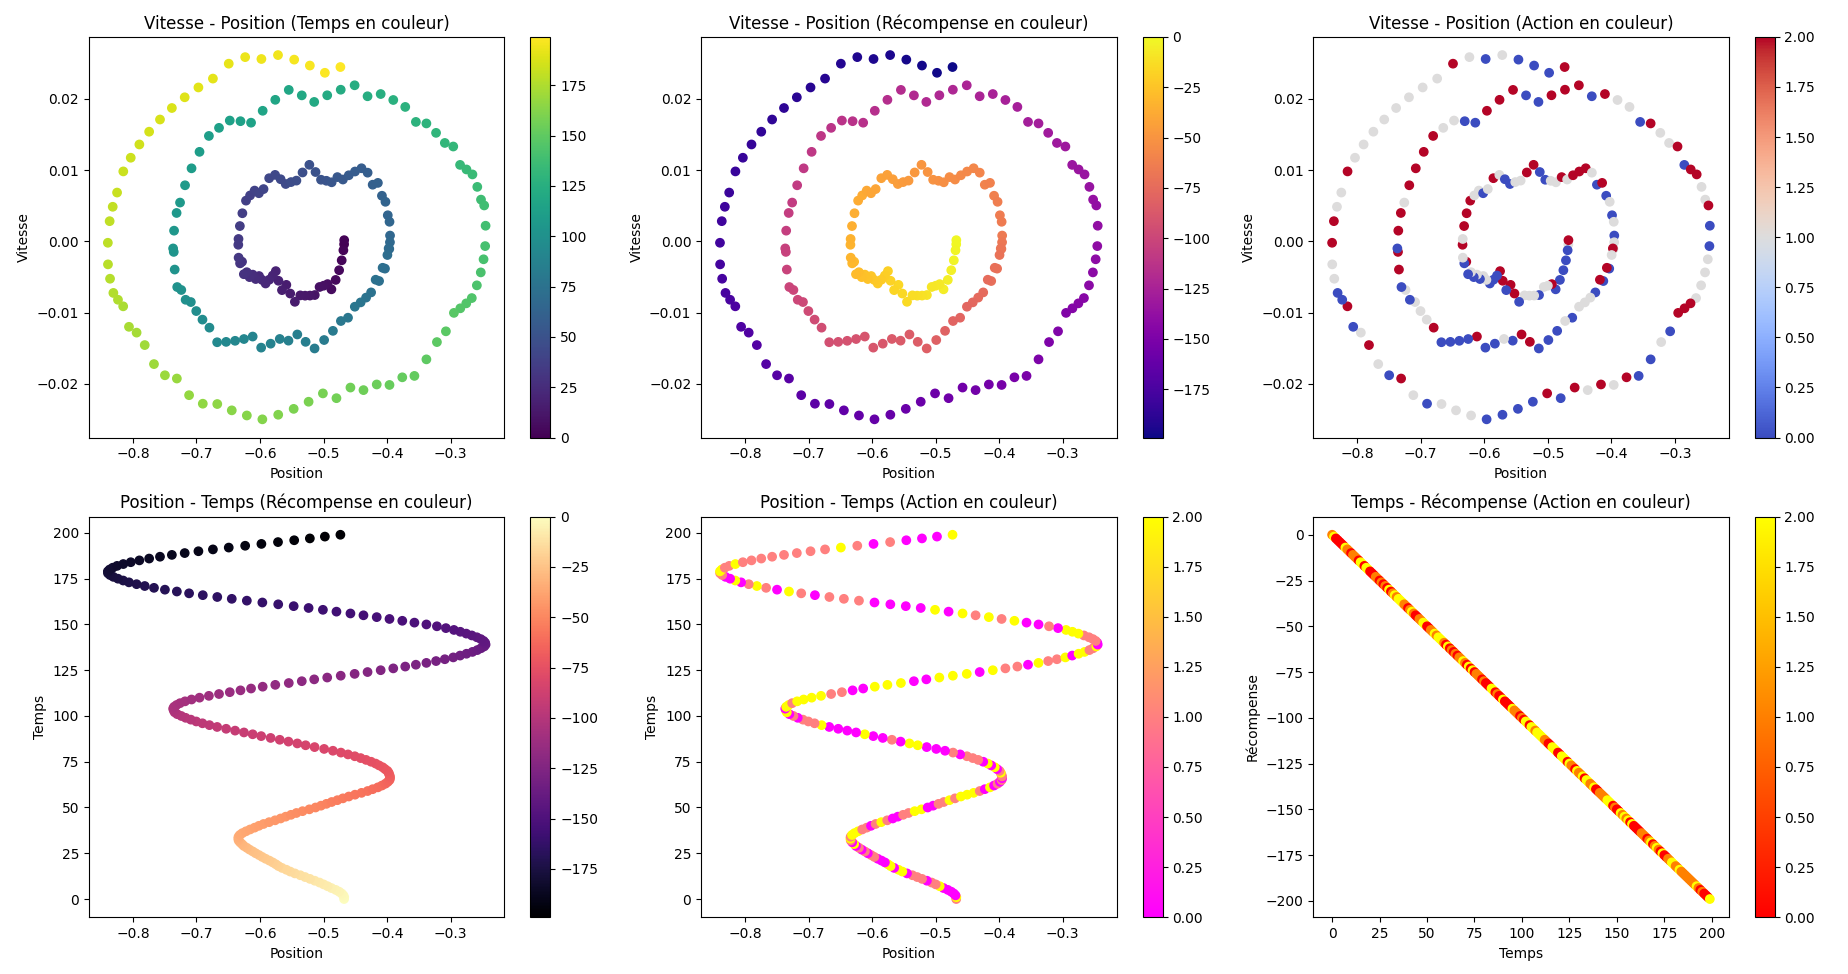

This figure's Python source:
import matplotlib.pyplot as plt
import gym
import numpy as np


env = gym.make('MountainCar-v0')


positions = []
velocities = []
times = []
rewards = []
actions = []
cumulative_rewards = [0] 


env.reset()
for t in range(200):
    action = env.action_space.sample()
    observation, reward, done, _, _ = env.step(action)
    positions.append(observation[0])
    velocities.append(observation[1])
    times.append(t)
    rewards.append(reward)
    actions.append(action)
    cumulative_rewards.append(cumulative_rewards[-1] + reward)
    if done:
        break


cumulative_rewards.pop()


env.close()


fig, axs = plt.subplots(2, 3, figsize=(18, 10))


sc1 = axs[0, 0].scatter(positions, velocities, c=times, cmap='viridis')
plt.colorbar(sc1, ax=axs[0, 0])
axs[0, 0].set_title("Vitesse - Position (Temps en couleur)")
axs[0, 0].set_xlabel("Position")
axs[0, 0].set_ylabel("Vitesse")


sc2 = axs[0, 1].scatter(positions, velocities, c=cumulative_rewards, cmap='plasma')
plt.colorbar(sc2, ax=axs[0, 1])
axs[0, 1].set_title("Vitesse - Position (Récompense en couleur)")
axs[0, 1].set_xlabel("Position")
axs[0, 1].set_ylabel("Vitesse")


sc3 = axs[0, 2].scatter(positions, velocities, c=actions, cmap='coolwarm')
plt.colorbar(sc3, ax=axs[0, 2])
axs[0, 2].set_title("Vitesse - Position (Action en couleur)")
axs[0, 2].set_xlabel("Position")
axs[0, 2].set_ylabel("Vitesse")


sc4 = axs[1, 0].scatter(positions, times, c=cumulative_rewards, cmap='magma')
plt.colorbar(sc4, ax=axs[1, 0])
axs[1, 0].set_title("Position - Temps (Récompense en couleur)")
axs[1, 0].set_xlabel("Position")
axs[1, 0].set_ylabel("Temps")


sc5 = axs[1, 1].scatter(positions, times, c=actions, cmap='spring')
plt.colorbar(sc5, ax=axs[1, 1])
axs[1, 1].set_title("Position - Temps (Action en couleur)")
axs[1, 1].set_xlabel("Position")
axs[1, 1].set_ylabel("Temps")


sc6 = axs[1, 2].scatter(times, cumulative_rewards, c=actions, cmap='autumn')
plt.colorbar(sc6, ax=axs[1, 2])
axs[1, 2].set_title("Temps - Récompense (Action en couleur)")
axs[1, 2].set_xlabel("Temps")
axs[1, 2].set_ylabel("Récompense")


plt.tight_layout()
plt.show()
